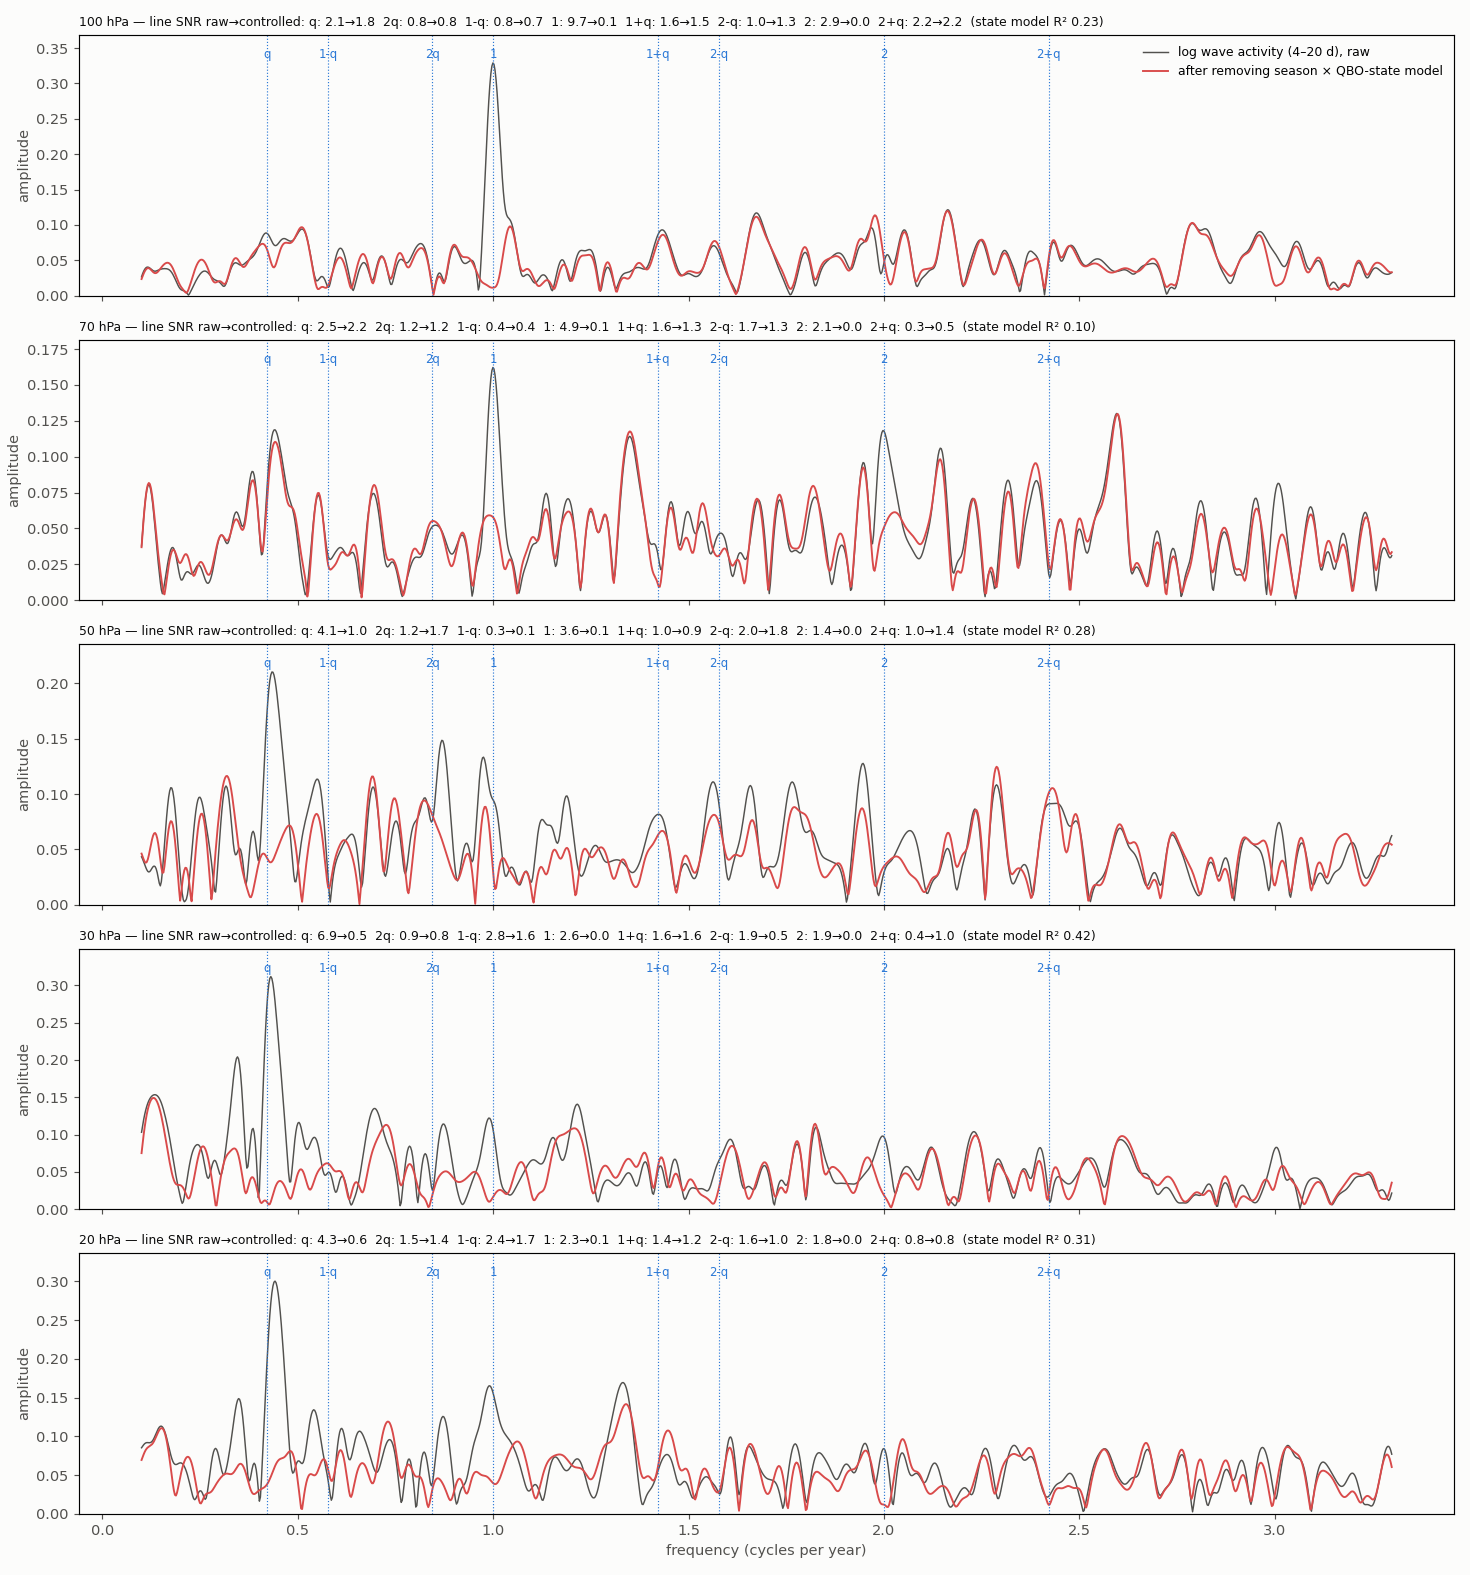

Reproduce this figure in Python.
#!/usr/bin/env python3
"""Test (c): does the wave activity entering the QBO column carry the tidal comb lines? (2026-10-27)
Gate hypothesis: the tide sets WHEN the upward wave flux gets through (F_in = F0 [1 + eps g(M(t))]), so the envelope
of the 4-20 d waves near the tropopause should carry the comb lines: q = 0.4219 cpy (13.4219 - 13, draconic alias),
2q, and the sidebands 1 +/- q, 2 +/- q around the annual and semiannual lines.
Data: daily ERA5 u, 0N 0E 00 UTC, at 100 (when present), 70, 50, 30, 20 hPa (get_era5_point.py). Wave activity E(t) =
4-20 d band-passed u squared, averaged to months (log E is used: a gate is multiplicative).
Joint least squares for all lines + linear trend; noise level from the same fit at 400 random off-line frequencies in
0.15-3.2 cpy (at least 1.5/T from every line); SNR = amplitude / median off-line amplitude; p = fraction of off-line
amplitudes >= the line's.
CONFOUND: the QBO wind itself modulates wave activity (Doppler shift, critical-level filtering), and the observed QBO
period is close to 1/q by construction of the model, so a QBO-modulated envelope has q lines whatever forces the QBO;
seasonal (annual/semiannual) convection times a QBO modulation makes the 1 +/- q, 2 +/- q sidebands too. Control: the
same fit after removing a multiplicative season x local-state model, log E = s(month) + b(u bin, shear sign) +
b70(u70 bin) (u, shear at the level; 8 u bins). Lines that survive the control are not explained by the local or
70 hPa QBO state. The clean place for the test is 100 hPa, below most of the QBO (ERA5 100 hPa is downloading).
    python3 envelope_lines.py   -> envelope_lines.png, envelope_lines.json"""
import json
from pathlib import Path

import matplotlib
import numpy as np
from scipy.signal import butter, filtfilt

matplotlib.use("Agg")
import matplotlib.pyplot as plt  # noqa: E402

HERE = Path(__file__).resolve().parent
INK, MUTED, SURF = "#0b0b0b", "#52514e", "#fcfcfb"
Q = 13.4219 - 13
LINES = {"q": Q, "2q": 2 * Q, "1-q": 1 - Q, "1": 1.0, "1+q": 1 + Q, "2-q": 2 - Q, "2": 2.0, "2+q": 2 + Q}
LV = [L for L in (100, 70, 50, 30, 20) if (HERE / f"era_qbo_u{L}_point0E_daily.dat").exists()]
rng = np.random.default_rng(1)


def monthly(td, x):
    ym = np.floor(td * 12 + 1e-9).astype(int); k = np.unique(ym)
    return (k + 0.5) / 12.0, np.array([x[ym == j].mean() for j in k])


def design(t, freqs):
    cols = [np.ones_like(t), t - t.mean()]
    for f in freqs: cols += [np.cos(2 * np.pi * f * t), np.sin(2 * np.pi * f * t)]
    return np.array(cols).T


def line_fit(t, y):
    f = list(LINES.values()); c = np.linalg.lstsq(design(t, f), y, rcond=None)[0][2:].reshape(-1, 2); amp = np.hypot(*c.T)
    T = t[-1] - t[0]; off = []
    while len(off) < 400:
        g = rng.uniform(0.15, 3.2)
        if min(abs(g - v) for v in f) > 1.5 / T:
            cg = np.linalg.lstsq(design(t, f + [g]), y, rcond=None)[0][-2:]; off.append(np.hypot(*cg))
    off = np.array(off)
    return {n: {"amp": float(a), "snr": float(a / np.median(off)), "p": float(np.mean(off >= a))} for n, a in zip(LINES, amp)}


def spectrum(t, y, fr):
    y = y - np.polyval(np.polyfit(t, y, 1), t); w = np.hanning(len(t))
    return np.array([abs(np.sum(w * y * np.exp(-2j * np.pi * f * t))) * 2 / w.sum() for f in fr])


out, spec = {}, {}
b, a = butter(3, [1 / 20, 1 / 4], btype="band", fs=1.0)
U = {L: np.loadtxt(HERE / f"era_qbo_u{L}_point0E_daily.dat") for L in LV}
td = U[LV[0]][:, 0]
fr = np.linspace(0.1, 3.3, 1200)
for L in LV:
    d = U[L]; tL, uL = d[:, 0], d[:, 1]
    tm, E = monthly(tL, filtfilt(b, a, uL - uL.mean()) ** 2); logE = np.log(E)
    _, um = monthly(tL, uL)
    # local shear from the neighbouring ERA levels (log-p), monthly
    i = LV.index(L); hi = LV[i + 1] if i + 1 < len(LV) else L; lo = LV[i - 1] if i > 0 else L   # LV runs 100 -> 20 hPa
    mon = lambda x: np.interp(tm, *monthly(U[x][:, 0], U[x][:, 1]))
    shear = np.sign(mon(hi) - mon(lo))                                  # + = westerly shear (u increases upward)
    u70 = np.interp(tm, *monthly(U[70][:, 0], U[70][:, 1]))
    bins = lambda x: np.digitize(x, np.quantile(x, np.linspace(0, 1, 9)[1:-1]))
    month = (np.floor(tm * 12) % 12).astype(int)
    X = np.column_stack([np.eye(12)[month], np.eye(8)[bins(um)] * (shear[:, None] > 0), np.eye(8)[bins(um)] * (shear[:, None] <= 0), np.eye(8)[bins(u70)][:, 1:]])
    resid = logE - X @ np.linalg.lstsq(X, logE, rcond=None)[0]
    out[L] = {"raw": line_fit(tm, logE), "after_state_control": line_fit(tm, resid), "wind_itself": line_fit(tm, um),
              "state_model_r2": float(1 - resid.var() / logE.var()), "months": int(len(tm)), "span": [float(tm[0]), float(tm[-1])]}
    spec[L] = (spectrum(tm, logE, fr), spectrum(tm, resid, fr))
json.dump({"q": Q, "lines": LINES, "levels": out}, open(HERE / "envelope_lines.json", "w"), indent=1)

fig, ax = plt.subplots(len(LV), 1, figsize=(14, 3.0 * len(LV)), facecolor=SURF, sharex=True)
ax = np.atleast_1d(ax)
for i, L in enumerate(LV):
    s0, s1 = spec[L]; a_ = ax[i]
    a_.plot(fr, s0, color=MUTED, lw=1, label="log wave activity (4–20 d), raw")
    a_.plot(fr, s1, color="#d94a4a", lw=1.3, label="after removing season × QBO-state model")
    top = max(s0.max(), s1.max())
    for n, f in LINES.items():
        a_.axvline(f, color="#2a78d6", lw=0.8, ls=":"); a_.text(f, top * 1.02, n, ha="center", fontsize=8, color="#2a78d6")
    o = out[L]
    txt = "  ".join(f"{n}: {o['raw'][n]['snr']:.1f}→{o['after_state_control'][n]['snr']:.1f}" for n in LINES)
    a_.set_title(f"{L} hPa — line SNR raw→controlled: {txt}  (state model R² {o['state_model_r2']:.2f})", loc="left", fontsize=8.5, color=INK)
    a_.set_ylabel("amplitude", color=MUTED); a_.set_ylim(0, top * 1.12); a_.set_facecolor(SURF); a_.tick_params(colors=MUTED)
    if i == 0: a_.legend(fontsize=8.5, frameon=False, loc="upper right")
ax[-1].set_xlabel("frequency (cycles per year)", color=MUTED)
fig.tight_layout(); fig.savefig(HERE / "envelope_lines.png", dpi=105, facecolor=SURF)

print(f"q = {Q:.4f} cpy; SNR = amplitude / median off-line amplitude (p = off-line fraction >= line)")
for L, o in out.items():
    print(f"== {L} hPa ({o['months']} months, {o['span'][0]:.1f}-{o['span'][1]:.1f}); season x state model R2 {o['state_model_r2']:.2f}")
    for kind in ("wind_itself", "raw", "after_state_control"):
        print(f"  {kind:20s} " + " ".join(f"{n}:{o[kind][n]['snr']:4.1f}(p{o[kind][n]['p']:.2f})" for n in LINES))
print("wrote envelope_lines.png")
